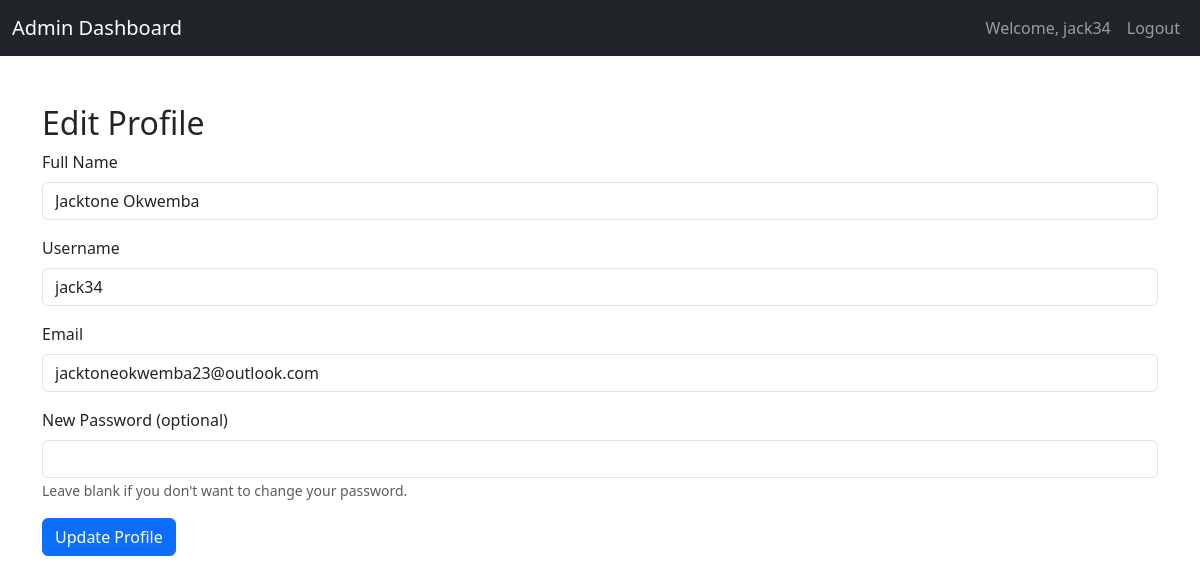
Screenshot of /admin/edit_user.php (signed in) with the database file from the repository.
### tables this page shows
CREATE TABLE `user` (
  `id` int(11) NOT NULL,
  `name` varchar(200) NOT NULL,
  `username` varchar(200) NOT NULL,
  `email` varchar(200) NOT NULL,
  `profile_image` varchar(200) DEFAULT NULL,
  `password` varchar(200) NOT NULL,
  `updated_at` timestamp NOT NULL DEFAULT current_timestamp()
);

### admin/edit_user.php (the view, shortened to what this page needs)
<?php
$conn = new mysqli("localhost", "root", "", "folio");
$user_id = $_SESSION['user_id'];
$sql = "SELECT name, username, email FROM user WHERE id = ?";
$stmt = $conn->prepare($sql);
$stmt->bind_param("i", $user_id);
$stmt->execute();
$stmt->bind_result($name, $username, $email);
?>
<!DOCTYPE html>
<html lang="en">
<head>
    <link href="https://cdn.jsdelivr.net/npm/bootstrap@5.3.0/dist/css/bootstrap.min.css" rel="stylesheet">
</head>
<body>
    <?php include('header.php'); ?>
    <div class="container mt-5">
        <h2>Edit Profile</h2>
        <form method="POST" action="edit_user.php">
            <div class="mb-3">
                <label for="name" class="form-label">Full Name</label>
                <input type="text" class="form-control" id="name" name="name" value="<?= htmlspecialchars($name); ?>" required>
            </div>
            <div class="mb-3">
                <label for="username" class="form-label">Username</label>
                <input type="text" class="form-control" id="username" name="username" value="<?= htmlspecialchars($username); ?>" required>
            </div>
            <div class="mb-3">
                <label for="email" class="form-label">Email</label>
                <input type="email" class="form-control" id="email" name="email" value="<?= htmlspecialchars($email); ?>" required>
            </div>
            <div class="mb-3">
                <label for="password" class="form-label">New Password (optional)</label>
                <input type="password" class="form-control" id="password" name="password">
                <small class="form-text text-muted">Leave blank if you don't want to change your password.</small>
            </div>
            <button type="submit" class="btn btn-primary">Update Profile</button>
        </form>
    </div>
    <?php include('footer.php'); ?>
</body>
</html>

### rows the page displays
user: name "Jacktone Okwemba", username "jack34", email "jacktoneokwemba23@outlook.com"

### other values shown
$_SESSION['username'] "jack34"
